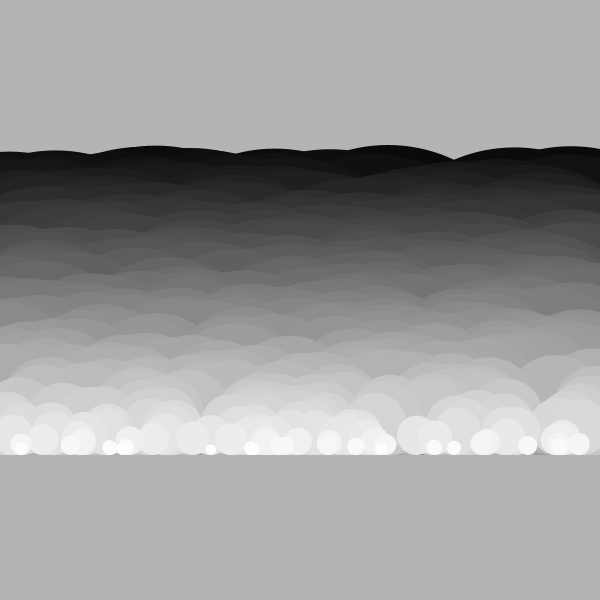
Frame 1 (no input)
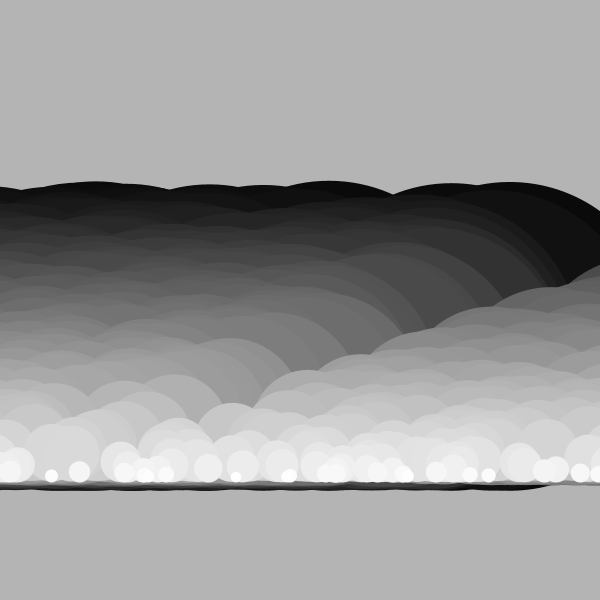
Frame 60 (the mouse pressed at the canvas centre just before this capture)
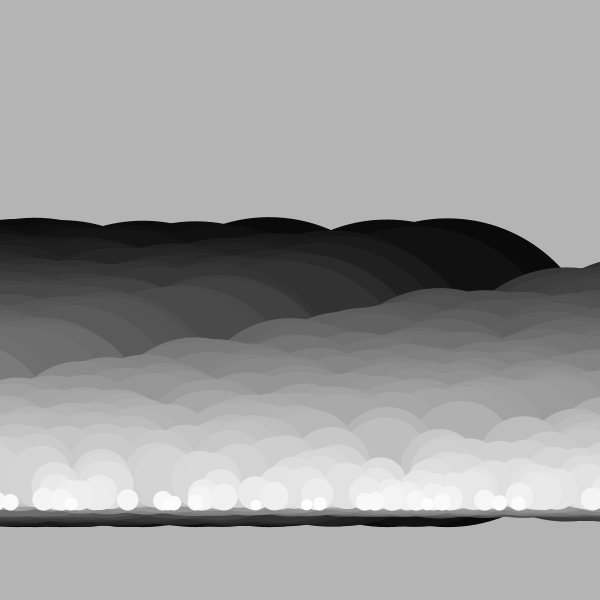
Frame 120 (the mouse held since frame 60 and released just before this capture)

The Processing sketch that drew these frames (run headless with seeded random() and noise(); from frame 60 on, the mouse is pressed at the canvas centre):

// Processing sketch: extended_version_of_array2_homework
// ── extended_version_of_array2_homework.pde
int numShapes = 500;
float[] xPositions = new float[numShapes];
float[] yPositions = new float[numShapes];
//create array
//how big is it?
//give start values
//draw loop, doing something with it
//if we have stored the value, implies we need to remember it.
//

void setup() {
  size(600, 600);
  noStroke();
  for (int i = 0; i < xPositions.length; i++) {
    xPositions[i] = random(width);
    yPositions[i] = map(i, 0, yPositions.length, height/2, height - 150);
  }
}

void draw() {
  background(180);
    for(int i = 0; i < xPositions.length; i ++){
      float size = map(i, 0, xPositions.length, 310, 10);
      fill(map(i, 0, xPositions.length, 10, 255));
    ellipse(xPositions[i], yPositions[i], size, size);
    
       xPositions[i] -= map(i, 0, xPositions.length, 1, 10);
   
   if (xPositions[i] < -size/2){
     xPositions[i] = width + size/2;
  }
    yPositions[i] += map(noise(i * 0.001), 0, 1, 0, 1);
    }
  
  //do something to change the values
}
